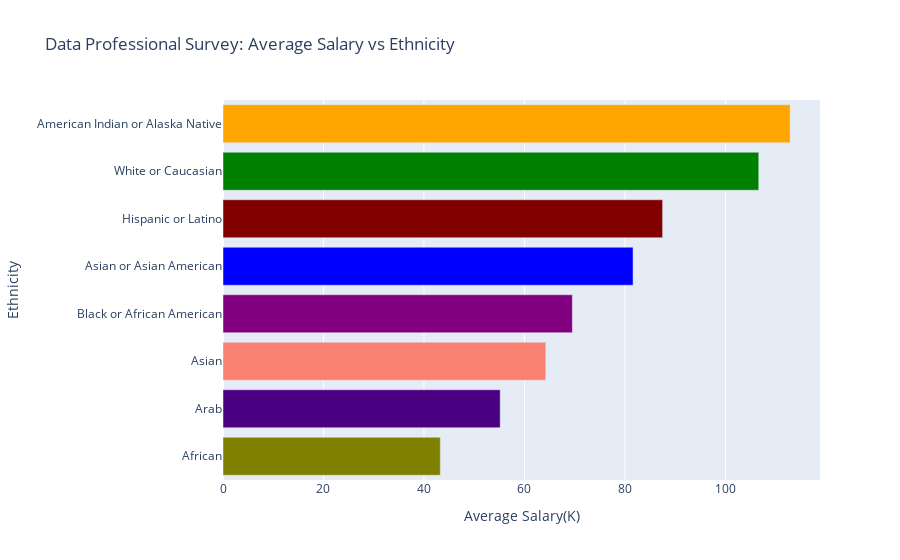

The notebook cell this image was saved under:
### Code cell
fig=px.bar(df,y='Ethnicity',x='average_sal',
           color='Ethnicity',
           color_discrete_sequence=colour_list,
          labels={'average_sal':'Average Salary(K)'},
          title='Data Professional Survey: Average Salary vs Ethnicity',
          orientation='h'
          )
fig.update_layout(showlegend =False)
fig.show()

### Figure 1 — Plotly figure (JSON) as saved in the notebook; plotly's stock layout.template omitted (floating-point values rounded to 4 significant figures)
{"data": [{"alignmentgroup": "True", "hovertemplate": "Ethnicity=%{y}<br>Average Salary(K)=%{x}<extra></extra>", "legendgroup": "American Indian or Alaska Native", "marker": {"color": "orange", "pattern": {"shape": ""}}, "name": "American Indian or Alaska Native", "offsetgroup": "American Indian or Alaska Native", "orientation": "h", "showlegend": true, "textposition": "auto", "type": "bar", "x": [112.9], "xaxis": "x", "y": ["American Indian or Alaska Native"], "yaxis": "y"}, {"alignmentgroup": "True", "hovertemplate": "Ethnicity=%{y}<br>Average Salary(K)=%{x}<extra></extra>", "legendgroup": "White or Caucasian", "marker": {"color": "green", "pattern": {"shape": ""}}, "name": "White or Caucasian", "offsetgroup": "White or Caucasian", "orientation": "h", "showlegend": true, "textposition": "auto", "type": "bar", "x": [106.6], "xaxis": "x", "y": ["White or Caucasian"], "yaxis": "y"}, {"alignmentgroup": "True", "hovertemplate": "Ethnicity=%{y}<br>Average Salary(K)=%{x}<extra></extra>", "legendgroup": "Hispanic or Latino", "marker": {"color": "Maroon", "pattern": {"shape": ""}}, "name": "Hispanic or Latino", "offsetgroup": "Hispanic or Latino", "orientation": "h", "showlegend": true, "textposition": "auto", "type": "bar", "x": [87.49], "xaxis": "x", "y": ["Hispanic or Latino"], "yaxis": "y"}, {"alignmentgroup": "True", "hovertemplate": "Ethnicity=%{y}<br>Average Salary(K)=%{x}<extra></extra>", "legendgroup": "Asian or Asian American", "marker": {"color": "blue", "pattern": {"shape": ""}}, "name": "Asian or Asian American", "offsetgroup": "Asian or Asian American", "orientation": "h", "showlegend": true, "textposition": "auto", "type": "bar", "x": [81.61], "xaxis": "x", "y": ["Asian or Asian American"], "yaxis": "y"}, {"alignmentgroup": "True", "hovertemplate": "Ethnicity=%{y}<br>Average Salary(K)=%{x}<extra></extra>", "legendgroup": "Black or African American", "marker": {"color": "purple", "pattern": {"shape": ""}}, "name": "Black or African American", "offsetgroup": "Black or African American", "orientation": "h", "showlegend": true, "textposition": "auto", "type": "bar", "x": [69.53], "xaxis": "x", "y": ["Black or African American"], "yaxis": "y"}, {"alignmentgroup": "True", "hovertemplate": "Ethnicity=%{y}<br>Average Salary(K)=%{x}<extra></extra>", "legendgroup": "Asian", "marker": {"color": "Salmon", "pattern": {"shape": ""}}, "name": "Asian", "offsetgroup": "Asian", "orientation": "h", "showlegend": true, "textposition": "auto", "type": "bar", "x": [64.24], "xaxis": "x", "y": ["Asian"], "yaxis": "y"}, {"alignmentgroup": "True", "hovertemplate": "Ethnicity=%{y}<br>Average Salary(K)=%{x}<extra></extra>", "legendgroup": "Arab", "marker": {"color": "indigo", "pattern": {"shape": ""}}, "name": "Arab", "offsetgroup": "Arab", "orientation": "h", "showlegend": true, "textposition": "auto", "type": "bar", "x": [55.17], "xaxis": "x", "y": ["Arab"], "yaxis": "y"}, {"alignmentgroup": "True", "hovertemplate": "Ethnicity=%{y}<br>Average Salary(K)=%{x}<extra></extra>", "legendgroup": "African", "marker": {"color": "Olive", "pattern": {"shape": ""}}, "name": "African", "offsetgroup": "African", "orientation": "h", "showlegend": true, "textposition": "auto", "type": "bar", "x": [43.25], "xaxis": "x", "y": ["African"], "yaxis": "y"}], "layout": {"barmode": "relative", "legend": {"title": {"text": "Ethnicity"}, "tracegroupgap": 0}, "showlegend": false, "title": {"text": "Data Professional Survey: Average Salary vs Ethnicity"}, "xaxis": {"anchor": "y", "domain": [0, 1], "title": {"text": "Average Salary(K)"}}, "yaxis": {"anchor": "x", "categoryarray": ["African", "Arab", "Asian", "Black or African American", "Asian or Asian American", "Hispanic or Latino", "White or Caucasian", "American Indian or Alaska Native"], "categoryorder": "array", "domain": [0, 1], "title": {"text": "Ethnicity"}}}}
